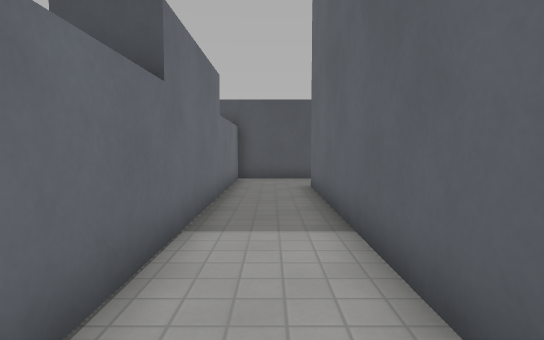
View 1 (above)

21 first-person views from a walk through a level from a Godot 3-D game. The camera is 1.2 m above the floor, tilts 4° down and sees 80° across. The floor is counted in squares, 1 m on a side. Each view is taken from the middle of a square. On the plan, view 1 faces up. The plan holds only what a view shows up to about 14 squares ahead; the rest is blank. The place goes on beyond the plan. Characters and animated objects are not drawn. Surface patterns are stand-ins for the level's own textures.

View 2
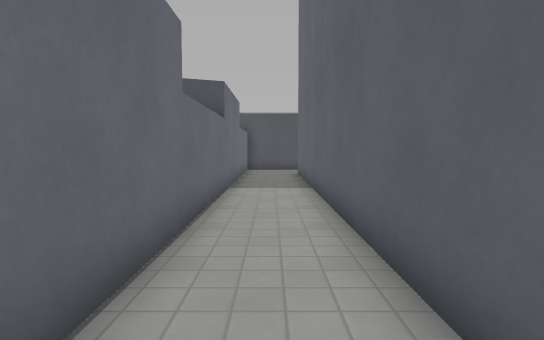

View 3
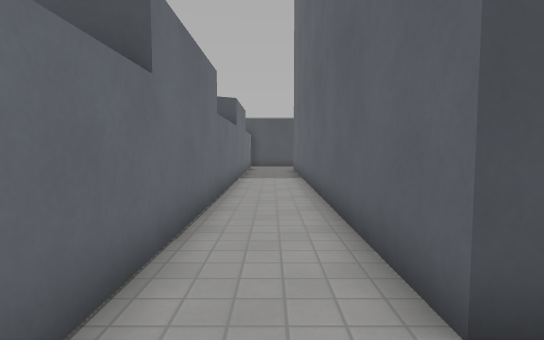

View 4
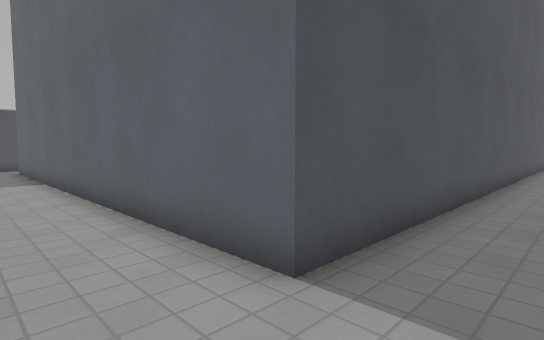

View 5
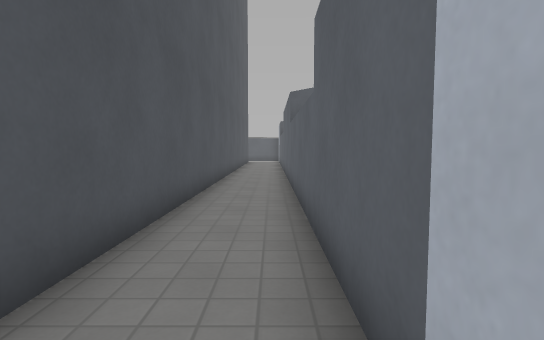

View 6
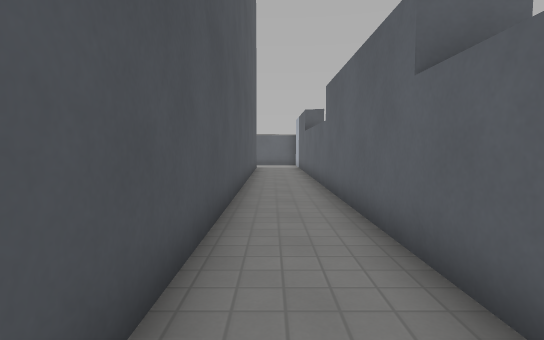

View 7
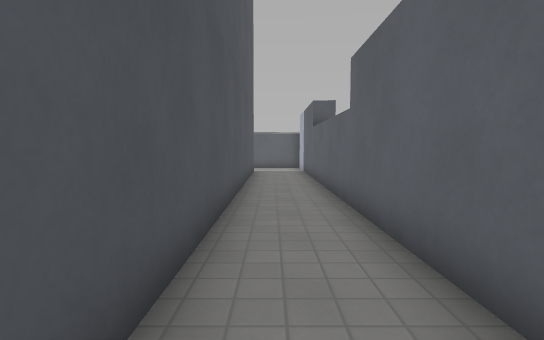

View 8
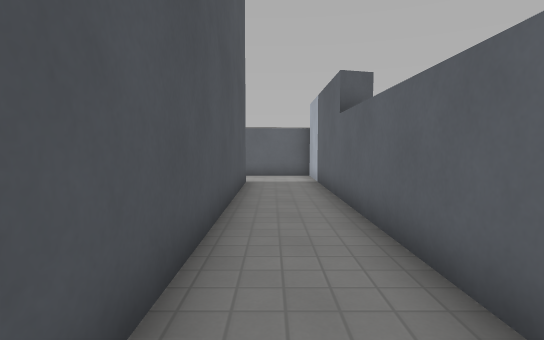

View 9
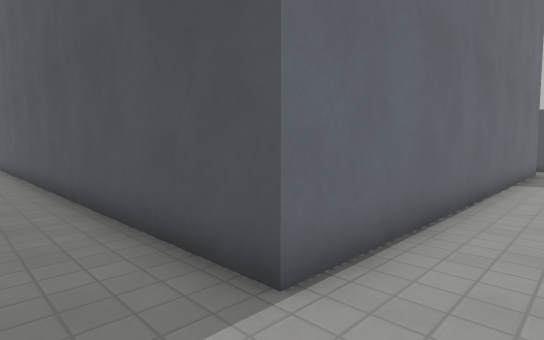

View 10
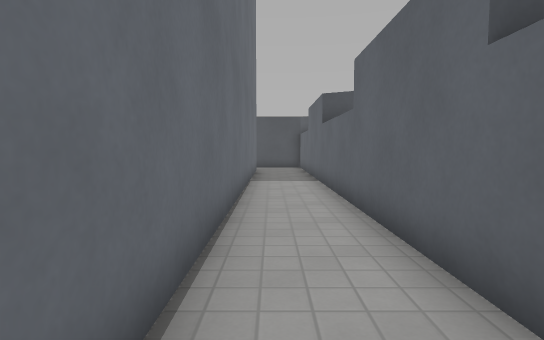

View 11
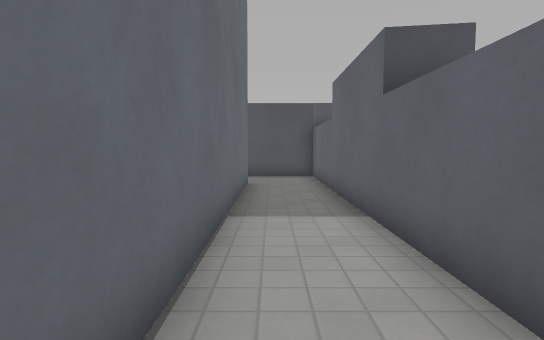

View 12
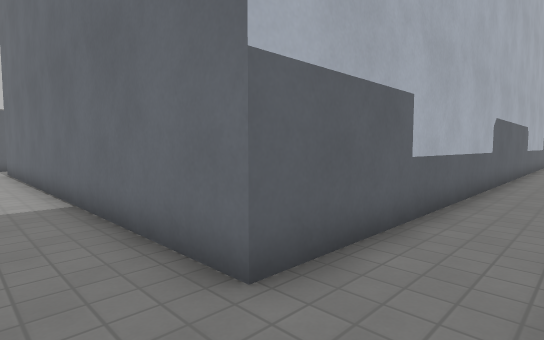

View 13
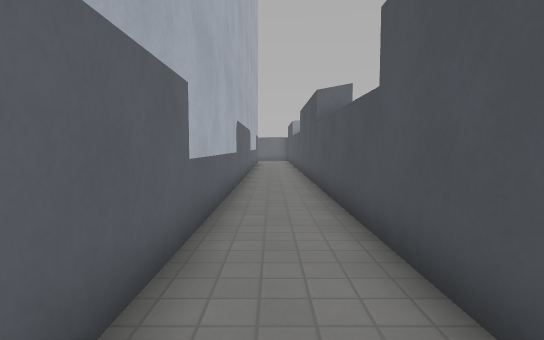

View 14
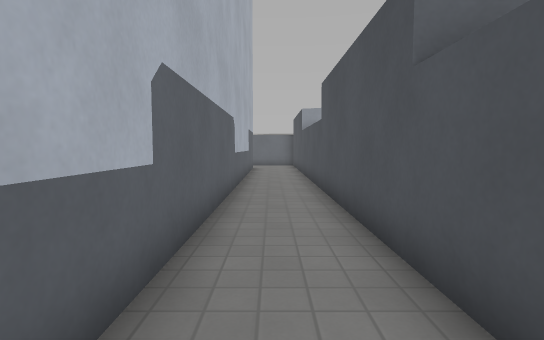

View 15
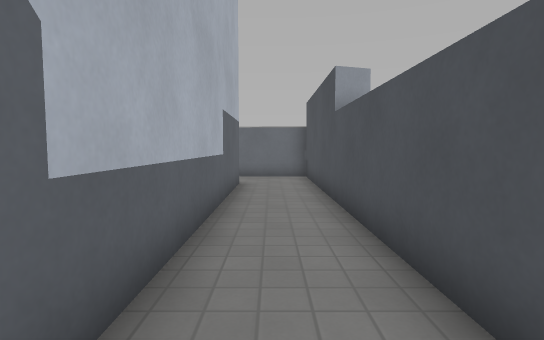

View 16
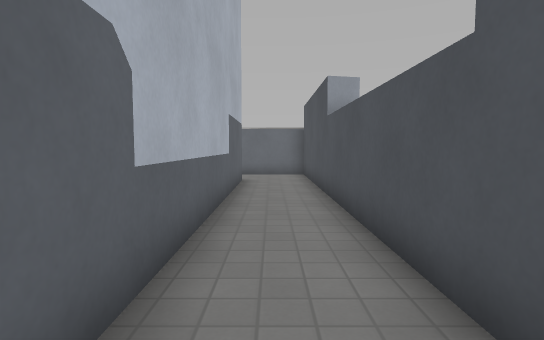

View 17
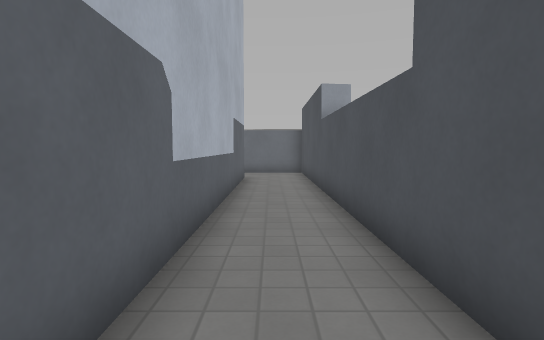

View 18
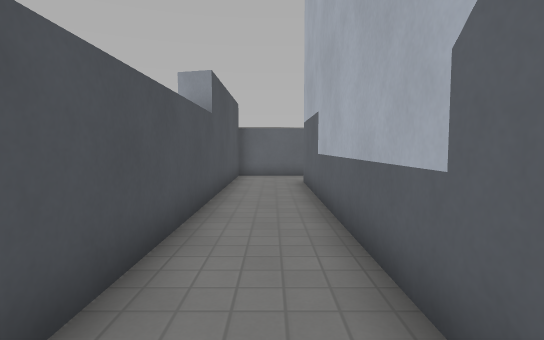

View 19
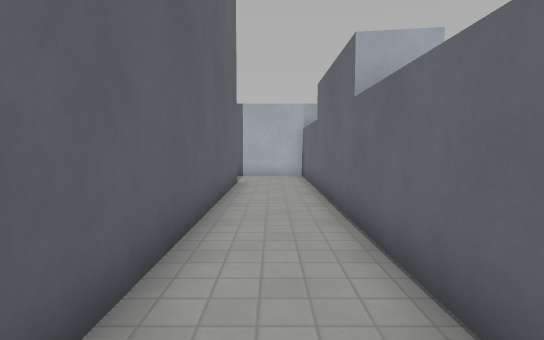

View 20
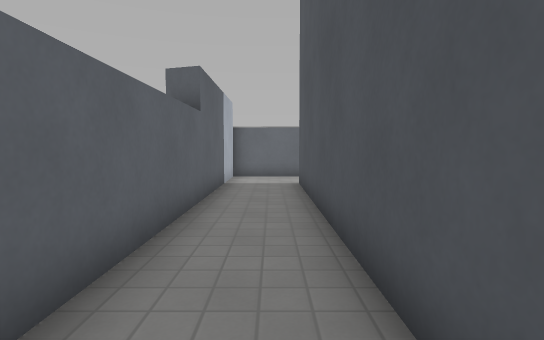

View 21
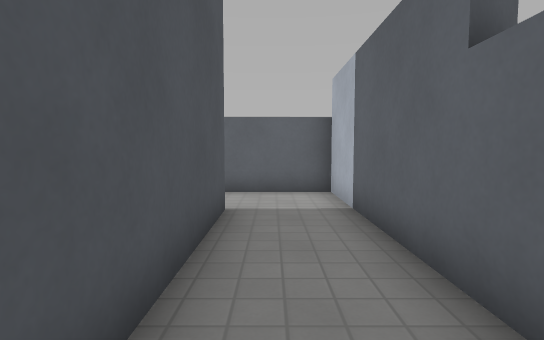

### Floor plan
Key: @ floor where view 1 was taken; # wall or solid block; . floor; ^ raised ledge.
Columns run from 2 left of view 1 to 29 right of it. Each row starts with its distance up from view 1.
 13  ^^^^^########^^^^^#######^^^^^#
 12 #..............................#
 11 #..............................#
 10 #...#########################..#
  9 #..#                        #..#
  8 ^..#                        #..#
  7 ^..#                        #..#
  6 ^..#                        #..#
  5 ^..#                        #..#
  4 #..#                        #..#
  3 #..#                        #..#
  2 #..#                        #..#
  1 #..#                        #..#
  0 #.@#                        #..#
 -1 ^..#                        #..#
 -2 ^..#                        #..#
 -3 ^..#                        #..#
 -4 ^..#                        #..#
 -5 #..#                        #..#
 -6 #..#^^^^^^^^^^^^^^^^^^^^^^^^#..#
 -7 #..............................#
 -8 #..............................#
 -9 ################################

Where each view was taken, in squares from view 1:
view 1: 0 up, 0 right, facing up
view 2: 5 down, 0 right, facing up
view 3: 8 down, 0 right, facing up
view 4: 8 down, 1 left, facing up-right
view 5: 8 down, 0 right, facing right
view 6: 7 down, 7 right, facing right
view 7: 7 down, 10 right, facing right
view 8: 7 down, 15 right, facing right
view 9: 8 down, 28 right, facing up-left
view 10: 7 down, 27 right, facing up
view 11: 1 down, 27 right, facing up
view 12: 12 up, 28 right, facing down-left
view 13: 11 up, 27 right, facing left
view 14: 11 up, 20 right, facing left
view 15: 11 up, 12 right, facing left
view 16: 11 up, 13 right, facing left
view 17: 11 up, 14 right, facing left
view 18: 11 up, 15 right, facing right
view 19: 5 up, 0 right, facing down
view 20: 7 down, 12 right, facing left
view 21: 7 down, 20 right, facing right
